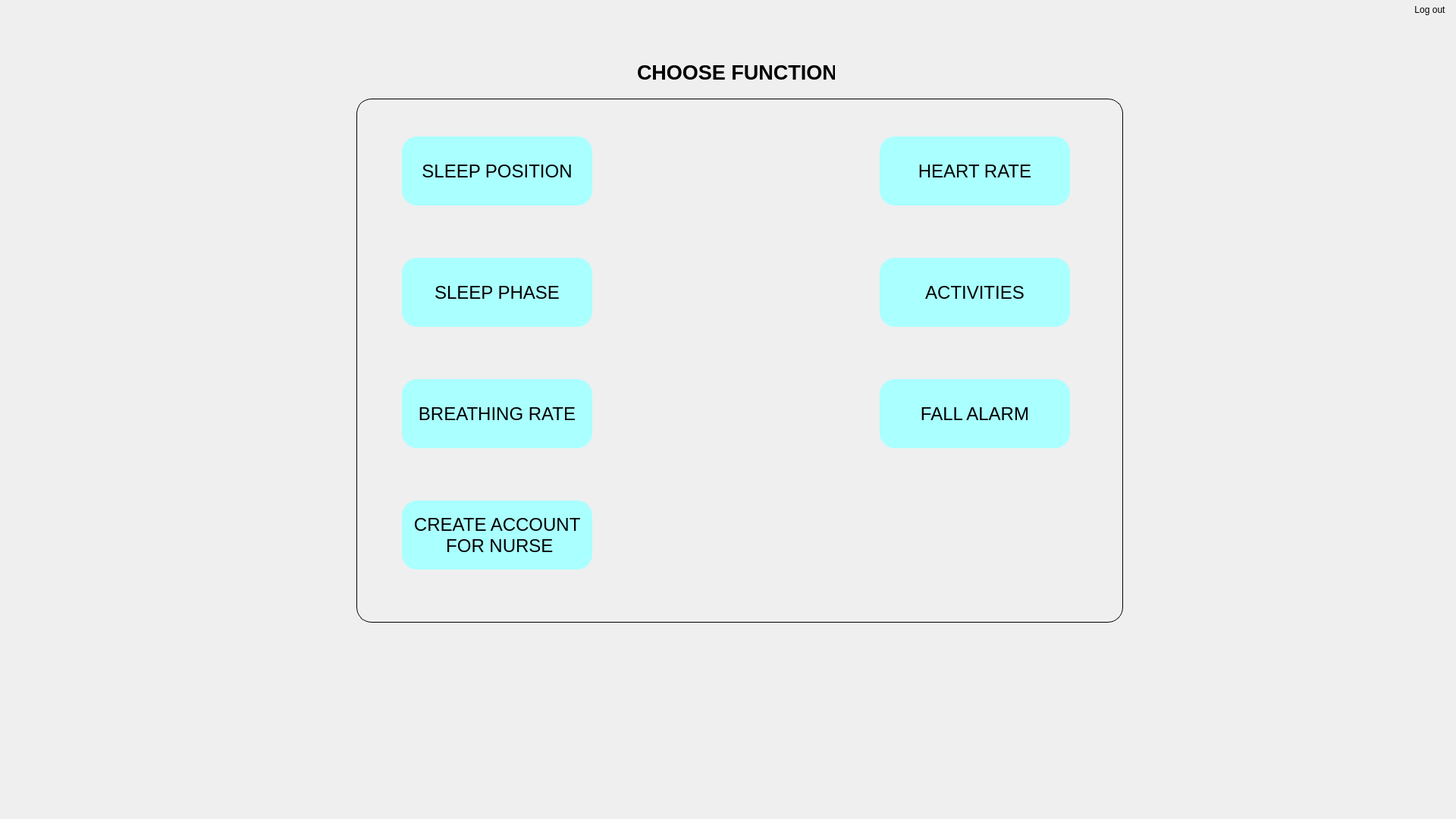
<?xml version="1.0" encoding="UTF-8"?>
<ui version="4.0">
 <class>Form</class>
 <widget class="QWidget" name="Form">
  <property name="geometry">
   <rect>
    <x>0</x>
    <y>0</y>
    <width>1920</width>
    <height>1080</height>
   </rect>
  </property>
  <property name="windowTitle">
   <string>Form</string>
  </property>
  <widget class="QLabel" name="border_function">
   <property name="geometry">
    <rect>
     <x>470</x>
     <y>130</y>
     <width>1011</width>
     <height>691</height>
    </rect>
   </property>
   <property name="styleSheet">
    <string notr="true">border-radius:20px;
border: 1px solid black;</string>
   </property>
   <property name="text">
    <string/>
   </property>
  </widget>
  <widget class="QPushButton" name="heart_rate">
   <property name="geometry">
    <rect>
     <x>1160</x>
     <y>180</y>
     <width>251</width>
     <height>91</height>
    </rect>
   </property>
   <property name="font">
    <font>
     <pointsize>18</pointsize>
    </font>
   </property>
   <property name="styleSheet">
    <string notr="true">border-radius:20px;
background-color: rgb(170, 255, 255);</string>
   </property>
   <property name="text">
    <string>HEART RATE</string>
   </property>
  </widget>
  <widget class="QPushButton" name="fall_alarm">
   <property name="geometry">
    <rect>
     <x>1160</x>
     <y>500</y>
     <width>251</width>
     <height>91</height>
    </rect>
   </property>
   <property name="font">
    <font>
     <pointsize>18</pointsize>
    </font>
   </property>
   <property name="styleSheet">
    <string notr="true">border-radius:20px;
background-color: rgb(170, 255, 255);</string>
   </property>
   <property name="text">
    <string>FALL ALARM</string>
   </property>
  </widget>
  <widget class="QPushButton" name="breathing_rate">
   <property name="geometry">
    <rect>
     <x>530</x>
     <y>500</y>
     <width>251</width>
     <height>91</height>
    </rect>
   </property>
   <property name="font">
    <font>
     <pointsize>18</pointsize>
    </font>
   </property>
   <property name="styleSheet">
    <string notr="true">border-radius:20px;
background-color: rgb(170, 255, 255);</string>
   </property>
   <property name="text">
    <string>BREATHING RATE</string>
   </property>
  </widget>
  <widget class="QPushButton" name="sleep_phase">
   <property name="geometry">
    <rect>
     <x>530</x>
     <y>340</y>
     <width>251</width>
     <height>91</height>
    </rect>
   </property>
   <property name="font">
    <font>
     <pointsize>18</pointsize>
    </font>
   </property>
   <property name="styleSheet">
    <string notr="true">border-radius:20px;
background-color: rgb(170, 255, 255);</string>
   </property>
   <property name="text">
    <string>SLEEP PHASE</string>
   </property>
  </widget>
  <widget class="QPushButton" name="activities">
   <property name="geometry">
    <rect>
     <x>1160</x>
     <y>340</y>
     <width>251</width>
     <height>91</height>
    </rect>
   </property>
   <property name="font">
    <font>
     <pointsize>18</pointsize>
    </font>
   </property>
   <property name="styleSheet">
    <string notr="true">border-radius:20px;
background-color: rgb(170, 255, 255);</string>
   </property>
   <property name="text">
    <string>ACTIVITIES</string>
   </property>
  </widget>
  <widget class="QPushButton" name="sleep_position">
   <property name="geometry">
    <rect>
     <x>530</x>
     <y>180</y>
     <width>251</width>
     <height>91</height>
    </rect>
   </property>
   <property name="font">
    <font>
     <pointsize>18</pointsize>
    </font>
   </property>
   <property name="whatsThis">
    <string>&lt;html&gt;&lt;head/&gt;&lt;body&gt;&lt;p align=&quot;center&quot;&gt;&lt;span style=&quot; font-size:20pt;&quot;&gt;SLEEP POSITION&lt;/span&gt;&lt;/p&gt;&lt;/body&gt;&lt;/html&gt;</string>
   </property>
   <property name="styleSheet">
    <string notr="true">border-radius:20px;
background-color: rgb(170, 255, 255);
</string>
   </property>
   <property name="text">
    <string>SLEEP POSITION</string>
   </property>
  </widget>
  <widget class="QLabel" name="title">
   <property name="geometry">
    <rect>
     <x>840</x>
     <y>70</y>
     <width>261</width>
     <height>51</height>
    </rect>
   </property>
   <property name="text">
    <string>&lt;html&gt;&lt;head/&gt;&lt;body&gt;&lt;p align=&quot;center&quot;&gt;&lt;span style=&quot; font-size:20pt; font-weight:600;&quot;&gt;CHOOSE FUNCTION&lt;/span&gt;&lt;/p&gt;&lt;/body&gt;&lt;/html&gt;</string>
   </property>
  </widget>
  <widget class="QPushButton" name="log_out">
   <property name="geometry">
    <rect>
     <x>1850</x>
     <y>0</y>
     <width>71</width>
     <height>25</height>
    </rect>
   </property>
   <property name="styleSheet">
    <string notr="true">border-radius:10px;
background-color: rgba(0, 0, 0, 0);
font: 10pt &quot;MS Shell Dlg 2&quot;;</string>
   </property>
   <property name="text">
    <string>Log out</string>
   </property>
  </widget>
  <widget class="QPushButton" name="create_account_for_nurse">
   <property name="geometry">
    <rect>
     <x>530</x>
     <y>660</y>
     <width>251</width>
     <height>91</height>
    </rect>
   </property>
   <property name="font">
    <font>
     <pointsize>18</pointsize>
    </font>
   </property>
   <property name="whatsThis">
    <string>&lt;html&gt;&lt;head/&gt;&lt;body&gt;&lt;p&gt;CREATE ACCOUNT &lt;/p&gt;&lt;p&gt;FOR PATIENT&lt;/p&gt;&lt;/body&gt;&lt;/html&gt;</string>
   </property>
   <property name="styleSheet">
    <string notr="true">border-radius:20px;
background-color: rgb(170, 255, 255);</string>
   </property>
   <property name="text">
    <string>CREATE ACCOUNT 
 FOR NURSE</string>
   </property>
  </widget>
 </widget>
 <resources/>
 <connections/>
</ui>
